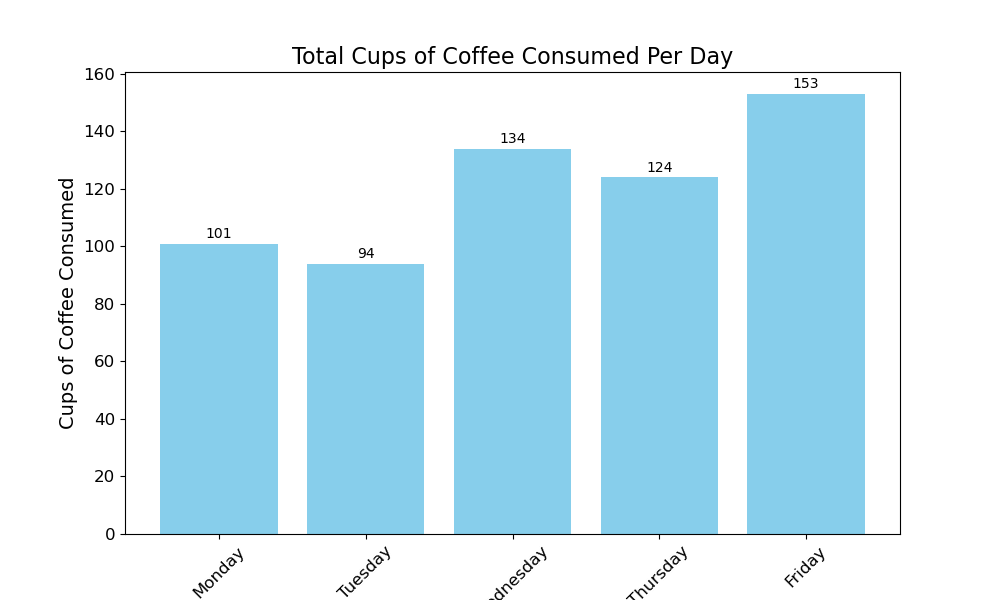

Source code (Python):

import matplotlib.pyplot as plt

# Provided data
data = [{'Day': 'Monday', ' Cups of Coffee Consumed': 34},
        {'Day': 'Tuesday', ' Cups of Coffee Consumed': 30},
        {'Day': 'Wednesday', ' Cups of Coffee Consumed': 45},
        {'Day': 'Thursday', ' Cups of Coffee Consumed': 41},
        {'Day': 'Friday', ' Cups of Coffee Consumed': 50},
        {'Day': 'Monday', ' Cups of Coffee Consumed': 38},
        {'Day': 'Tuesday', ' Cups of Coffee Consumed': 31},
        {'Day': 'Wednesday', ' Cups of Coffee Consumed': 47},
        {'Day': 'Thursday', ' Cups of Coffee Consumed': 43},
        {'Day': 'Friday', ' Cups of Coffee Consumed': 52},
        {'Day': 'Monday', ' Cups of Coffee Consumed': 29},
        {'Day': 'Tuesday', ' Cups of Coffee Consumed': 33},
        {'Day': 'Wednesday', ' Cups of Coffee Consumed': 42},
        {'Day': 'Thursday', ' Cups of Coffee Consumed': 40},
        {'Day': 'Friday', ' Cups of Coffee Consumed': 51}]

# Group and sum the data by day
from collections import defaultdict

coffee_consumed_per_day = defaultdict(int)
for entry in data:
    coffee_consumed_per_day[entry['Day']] += entry[' Cups of Coffee Consumed']

# Convert the grouped data into a list sorted by weekdays
weekday_order = ['Monday', 'Tuesday', 'Wednesday', 'Thursday', 'Friday']
sorted_data = [coffee_consumed_per_day[day] for day in weekday_order]

# Plotting the histogram
plt.figure(figsize=(10, 6)) # Set the size of the plot
plt.bar(weekday_order, sorted_data, color='skyblue') # Create a bar chart

# Customize the plot with diversified visual encodings
plt.title("Total Cups of Coffee Consumed Per Day", fontsize=16) # Add a title
plt.xlabel("Day of the Week", fontsize=14) # X-axis label
plt.ylabel("Cups of Coffee Consumed", fontsize=14) # Y-axis label
plt.xticks(fontsize=12, rotation=45) # Customizing the x-axis tick labels
plt.yticks(fontsize=12) # Customizing the y-axis tick labels

# Add data labels on each bar
for i, value in enumerate(sorted_data):
    plt.text(i, value + 2, str(value), ha='center', fontsize=10)

# Optionally, you can save the figure to a file
# plt.savefig('coffee_histogram.png', bbox_inches='tight')

# Show the plot
plt.show()
